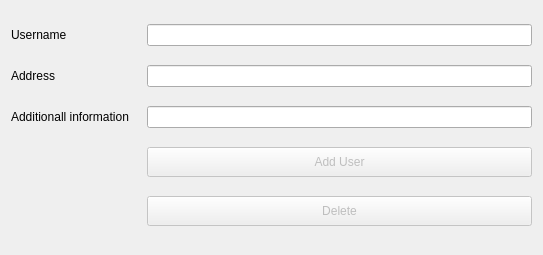
<?xml version="1.0" encoding="UTF-8"?>
<ui version="4.0">
 <class>UserSetting</class>
 <widget class="QDialog" name="UserSetting">
  <property name="geometry">
   <rect>
    <x>0</x>
    <y>0</y>
    <width>543</width>
    <height>255</height>
   </rect>
  </property>
  <property name="windowTitle">
   <string>User Settings</string>
  </property>
  <layout class="QHBoxLayout" name="horizontalLayout">
   <item>
    <layout class="QGridLayout" name="gridLayout">
     <item row="2" column="1">
      <widget class="QLineEdit" name="lineEdit_Info"/>
     </item>
     <item row="1" column="1">
      <widget class="QLineEdit" name="lineEdit_Address"/>
     </item>
     <item row="1" column="0">
      <widget class="QLabel" name="label_2">
       <property name="text">
        <string>Address</string>
       </property>
      </widget>
     </item>
     <item row="2" column="0">
      <widget class="QLabel" name="label_3">
       <property name="minimumSize">
        <size>
         <width>130</width>
         <height>0</height>
        </size>
       </property>
       <property name="text">
        <string>Additionall information</string>
       </property>
      </widget>
     </item>
     <item row="0" column="1">
      <widget class="QLineEdit" name="lineEdit_Username"/>
     </item>
     <item row="0" column="0">
      <widget class="QLabel" name="label">
       <property name="text">
        <string>Username</string>
       </property>
      </widget>
     </item>
     <item row="3" column="1">
      <widget class="QPushButton" name="pushButton_Add">
       <property name="enabled">
        <bool>false</bool>
       </property>
       <property name="minimumSize">
        <size>
         <width>0</width>
         <height>30</height>
        </size>
       </property>
       <property name="text">
        <string>Add User</string>
       </property>
      </widget>
     </item>
     <item row="4" column="1">
      <widget class="QPushButton" name="pushButton_Delete">
       <property name="enabled">
        <bool>false</bool>
       </property>
       <property name="minimumSize">
        <size>
         <width>0</width>
         <height>30</height>
        </size>
       </property>
       <property name="text">
        <string>Delete</string>
       </property>
      </widget>
     </item>
     <item row="4" column="0">
      <widget class="QLabel" name="label_status">
       <property name="text">
        <string/>
       </property>
      </widget>
     </item>
    </layout>
   </item>
  </layout>
 </widget>
 <resources/>
 <connections/>
</ui>
